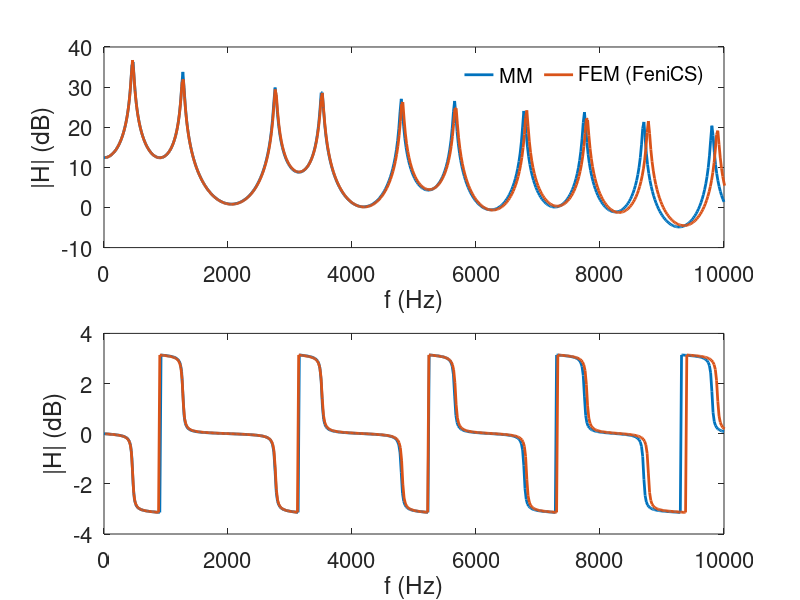

Source code (MATLAB):
%load tfMM_2_1_1_05.txt;
%tf2 = tfMM_2_1_1_05;
%load tfFEM.txt;
%tf3 = tfFEM;
load data_junction_simple_cones.mat

fac = sqrt(pi)*4;
ftSize = 16;

figure
subplot(2,1,1)
plot(tfMM(:,1), 20*log10(fac*tfMM(:,2)), 'lineWidth', 2)
hold on
%plot(tf2(:,1), 20*log10(4*fac*tf2(:,2)), 'lineWidth', 2)
plot(tfFEM(:,1), 20*log10(tfFEM(:,2)), 'lineWidth', 2)
%plot(tf3(:,1), 20*log10(tf3(:,2)), 'lineWidth', 2)

xlim([0 10000])
xlabel 'f (Hz)'
ylabel '|H| (dB)'

h = legend('MM', 'FEM (FeniCS)', 'location', 'northeast',...
  'orientation', 'horizontal')
legend boxoff
set(h, 'fontSize', ftSize) 
set(gca, 'fontSize', ftSize)

subplot(2,1,2)
plot(tfMM(:,1), tfMM(:,3), 'lineWidth', 2)
hold on
plot(tfFEM(:,1), tfFEM(:,3), 'lineWidth', 2)

xlim([0 10000])
xlabel 'f (Hz)'
ylabel '|H| (dB)'

set(gca, 'fontSize', ftSize)


